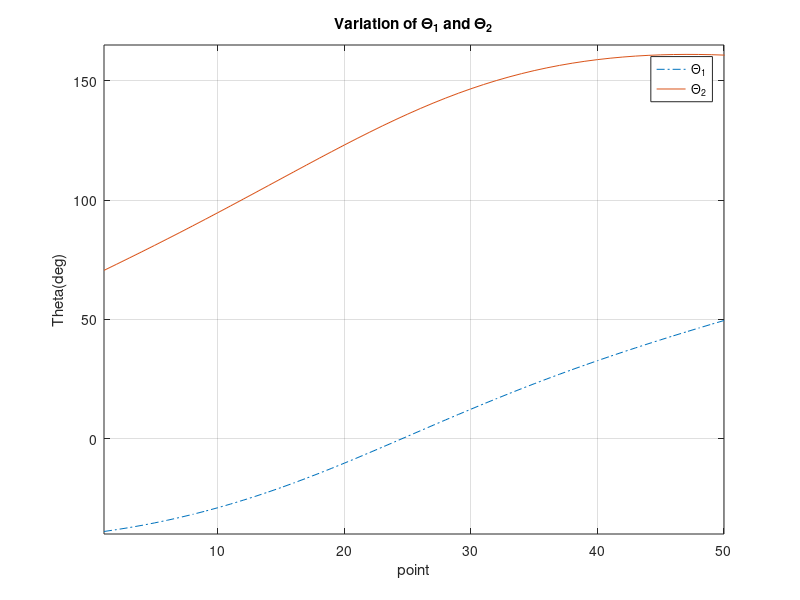
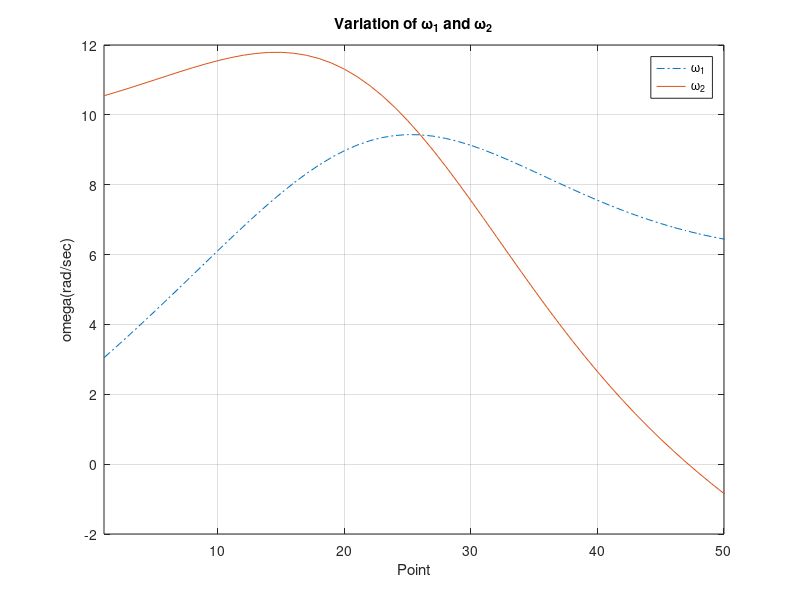

Source code (MATLAB) for these figures, in order:
% analysis of task 1 using element by element method
clear
clc
tic
%% Variable declaration 

r1=0.3; r2=0.2;  %in meters
i=1:51;


%%  Solution for the analysis

xb=[0.3:-0.006:0]      %Assigning the starting and end positions
yb=-xb+0.3;

A=2*r2.*xb;
B=2*r2.*yb;
C=(r2)^2-(r1)^2+(xb).^2+(yb).^2;

R=sqrt(A.^2+B.^2);
Z=C./R;
zz=sqrt(1-Z.^2);

%Position Analysis
theta2=atan2(B,A)+atan2(zz,Z);
if theta2<0; theta2=theta2+2*pi;end   % done for shortest path
theta2b=atan2(B,A)-atan2(zz,Z);
if theta2b<0; theta2b=theta2b+2*pi;end
theta1=atan2((yb-r2*sin(theta2)),(xb-r2*cos(theta2)));

%Velocity analysis
ub=2*cos(2.3562); 
vb=2*sin(2.3562);
w1=(ub*cos(theta2)+vb*sin(theta2))./(r1*sin(theta2-theta1)); 
w2=(ub*cos(theta1)+vb*sin(theta1))./(r2*sin(theta1-theta2));

%% PLOT Required Results for variation in angles
figure(1)
plot(i,(theta1*180/pi),'-.'), grid
hold on
plot(i,(theta2*180/pi))
xlabel('point')
ylabel('Theta(deg)')
legend('\Theta_1','\Theta_2')
title('Variation of \Theta_1 and \Theta_2')
xlim([1 50]);
ylim([-40 165]);

%% PLOT Required Results for variation in angular velocities

figure(2)
plot(i,(w1),'-.'), grid
hold on
plot(i,(w2))
xlabel('Point')
ylabel('omega(rad/sec)')
title('Variation of \omega_1 and \omega_2')
legend('\omega_1','\omega_2')
xlim([1 50]);

toc
